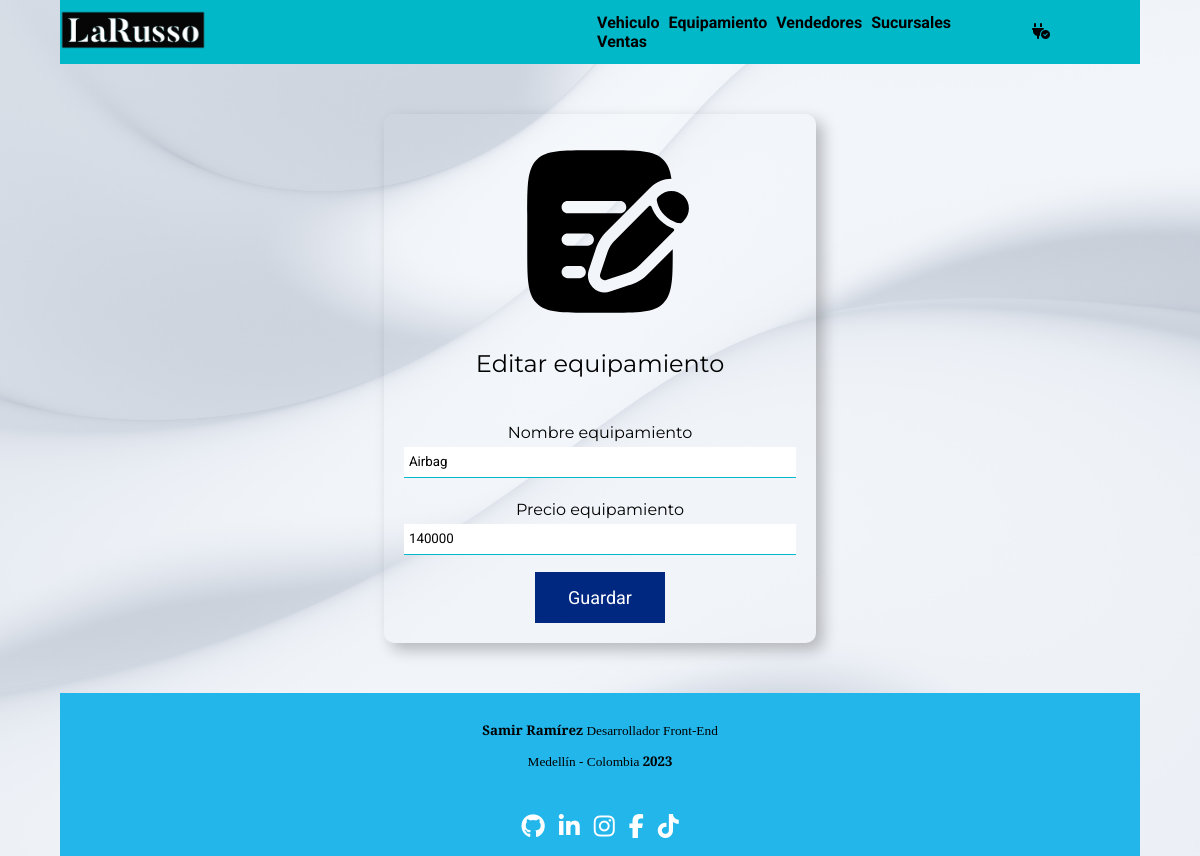
The app's page /equipamiento/crear/equipamientos/editar/frm-edit.php?ide=1, older data.
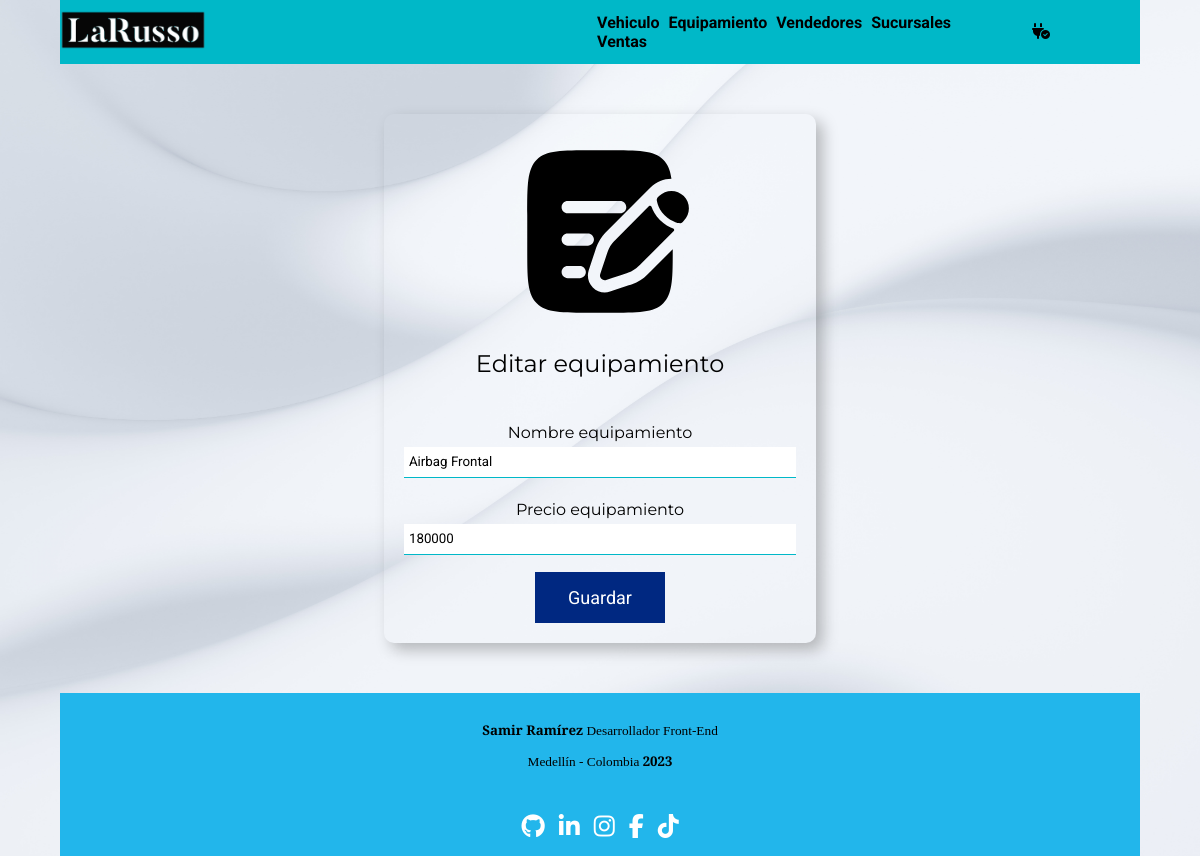
The same page, newer data.
### tables this page shows
CREATE TABLE `equipamiento` (
  `id_equipamiento` int(8) NOT NULL,
  `nombre_eq` varchar(30) NOT NULL,
  `precio_eq` int(7) NOT NULL
);

### equipamiento/crear/equipamientos/editar/function-edit.php (the view, shortened to what this page needs)
<?php
    if(@$ide= $_GET["ide"]) {
        $consult= "SELECT * FROM equipamiento WHERE id_equipamiento = '$ide'";
        if($result= mysqli_query($cnx, $consult)) {
            $row= mysqli_fetch_array($result);
            echo "<form method='POST' action='sucess-edit.php' class='frm-tipo-create'>
                <div class='cont-img'>
                    <img class='img-tipo-create' src='../../../../assents/img/lagicons/document-add-svgrepo-com.svg' alt=''>
                </div>
                <p class='p-create'>
                    Editar equipamiento
                </p>
                <div class='cont-inp-creatipo'>
                    <input type='text' class='inp-create' name='id' value='$ide' style='display: none;'>
                </div>
                <div class='cont-inp-creatipo'>
                    <label class='lbl-eq' for=''>Nombre equipamiento</label>
                    <input type='text' class='inp-create' name='equip' value=' ".$row['nombre_eq']." '>
                </div>
                <div class='cont-inp-creatipo'>
                    <label class='lbl-eq' for=''>Precio equipamiento</label>
                    <input class='inp-create' type='text' name='costo' value=' ".$row['precio_eq']." ' required>
                </div>
                <div class='cont-btns'>
                    <input class='btn-creatipo' type='submit' value='Guardar'>
                </div>
            </form>";
        }
    }
?>

Row changes from the older to the newer data that the page shows:
changed equipamiento: equip "Airbag" → "Airbag Frontal"; costo "140000" → "180000"
